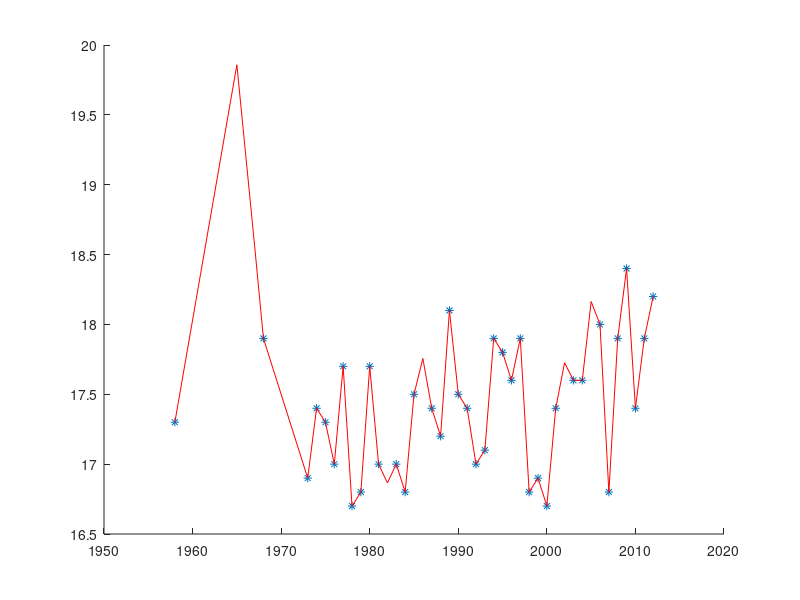

Here is the MATLAB script that generated this plot:
load datos_aeroCBA.dat

xf=datos_aeroCBA([1:46],[1]);
xf=xf';
yf=datos_aeroCBA([1:46],[2]);
yf=yf';


xp=xf([2,5:14,16:18,20:34,36,37,39:45]); % Son los lugares de xf no vacíos
yp=yf([2,5:14,16:18,20:34,36,37,39:45]);

spl=interp1(xp,yp,xf,"spline"); % spl es un vector de las mismas dimensiones de xf, pero con los valores faltantes interpolados.
hold on
plot(xf,yf,'*',xf,spl,'r')

